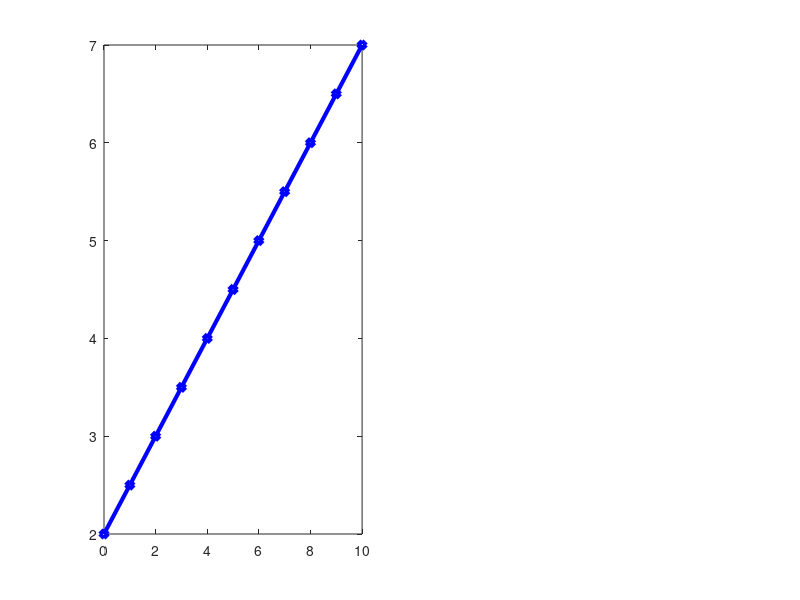
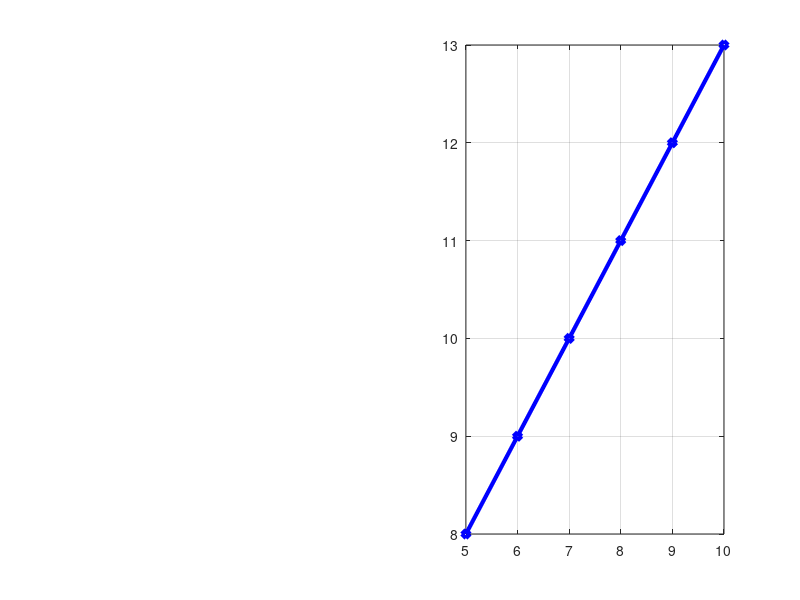

These charts were generated, in order, by the following MATLAB code:
x=7;
if x<0 a=10;
elseif x== 0 a=11;
elseif x>0 & x<5 a=12;
else a=13;
end
a;

x=12;
if x<=5 a='00';
elseif x>5 & x<=10 a='01';
elseif x>10 & x<=15 a='10';
else a='11';
end
a;

a=2;
while(a<10)
    a=a+1;
end

b=6;
while(b<10)
    b=b+1;
    if(b<6)
        break;
    end
end

x=1;
while(x<=5)
    x=x+1;
    
end

x=10;
while(x>0)
    x=x-3;
end

y(1)=3;
for m=2:5;
    y(m)=2*y(m-1);
end
y;

a=0.1;
f(1)=1;
for i=2:5;
    f(i)=(1-a)*f(i-1);
end
f;
m=1;
c=2;
for x=0:10;
    
    y=m*x+c;
end

x=0:10;
m=1;c=2;
% length(x)
for i=1:length(x)
    y(i)=m*x(i)+c;
end
y;


x1=0:10;m1=0.5;c1=2;
y1=m1*x1+c1;
figure;
subplot(1,2,1)
plot(x1,y1,'-db','linewidth',3 )
x2=5:10;
m2=1;
c2=3;
y2=m2*x2+c2;
figure;
subplot(1,2,2)
plot(x2,y2,'-db','linewidth',3 )
%plot(x1,y1,'-db',x2,y2,'-g','linewidth',3 )
%'-pc','linewidth',2)
%title ('Name of the Graph')
%xlabel('Time (s)')
%ylabel('Velocity(v)')
%ylim([2 6])
%xlim([3 7])
grid on

%grid on

%legend('velocity','acceleration')
